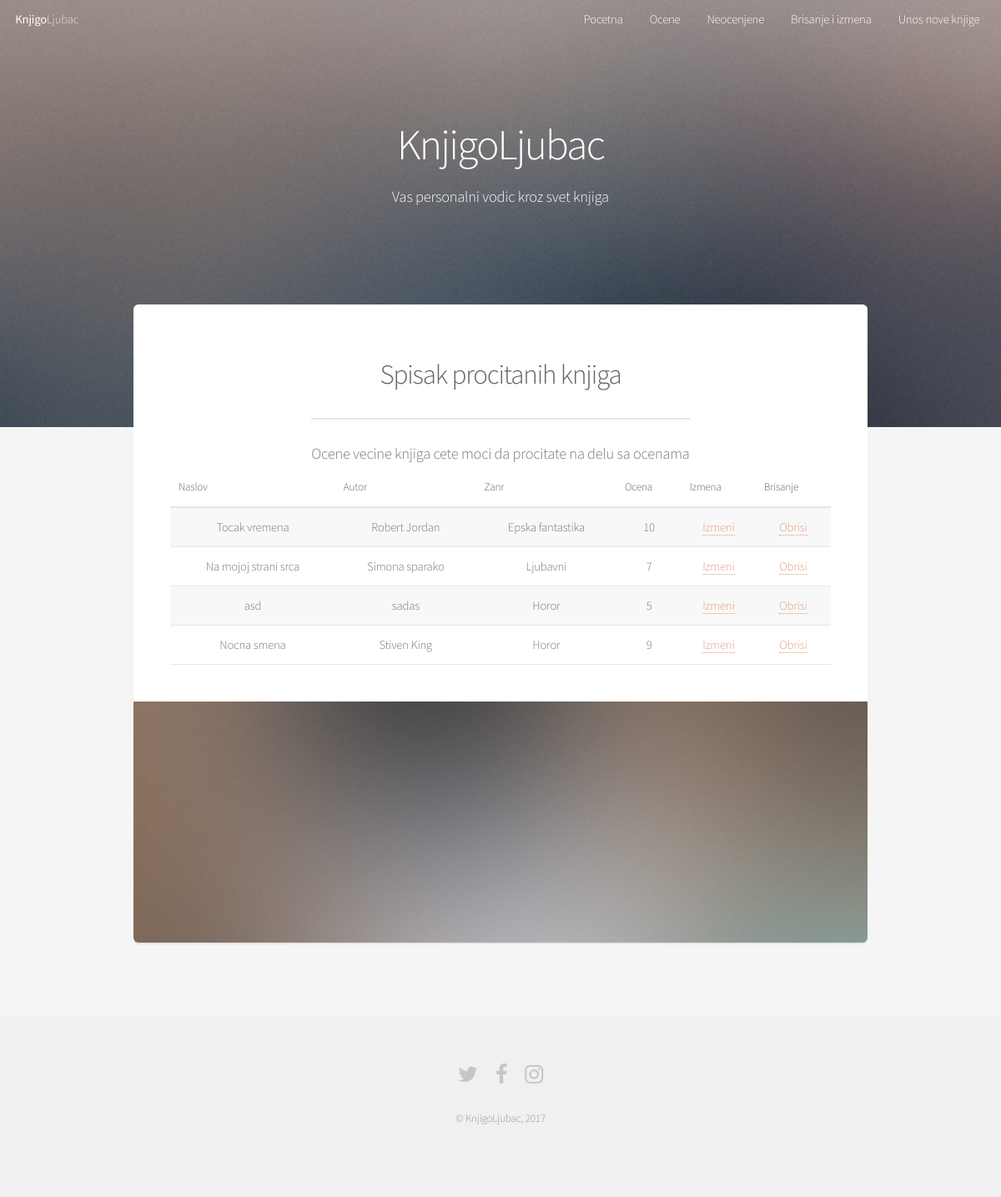
The app's page /knjige/prvi/brisanjeIIzmenaOcena.php with its own data.
### tables this page shows
CREATE TABLE IF NOT EXISTS `ocena` (
  `ocenaID` int(11) NOT NULL AUTO_INCREMENT,
  `visina` int(11) NOT NULL,
  `datum` timestamp NOT NULL DEFAULT CURRENT_TIMESTAMP,
  `razlog` varchar(1000) NOT NULL,
  `knjigaID` int(11) NOT NULL,
  PRIMARY KEY (`ocenaID`),
  KEY `knjigaID` (`knjigaID`)
);

CREATE TABLE IF NOT EXISTS `knjiga` (
  `knjigaID` int(11) NOT NULL AUTO_INCREMENT,
  `naslov` varchar(255) NOT NULL,
  `autor` varchar(255) NOT NULL,
  `opis` varchar(1255) NOT NULL,
  `zanrID` int(11) NOT NULL,
  PRIMARY KEY (`knjigaID`),
  KEY `zanrID` (`zanrID`)
);

CREATE TABLE IF NOT EXISTS `zanr` (
  `zanrID` int(11) NOT NULL AUTO_INCREMENT,
  `naziv` varchar(255) NOT NULL,
  PRIMARY KEY (`zanrID`)
);

### knjige/prvi/db.php (called while the page is built, shortened)
<?php
class MysqliDb
{
    protected $_mysqli;
    protected $_query;
    public function __construct($host, $username, $password, $db, $port = NULL)
    {
        if($port == NULL)
            $port = ini_get('mysqli.default_port');
        $this->_mysqli = new mysqli($host, $username, $password, $db, $port)
            or die('There was a problem connecting to the database');
        $this->_mysqli->set_charset('utf8');
    }
    protected function reset()
    {
        $this->_query = null;
    }
    public function rawQuery($query, $bindParams = null)
    {
        $this->_query = filter_var($query, FILTER_SANITIZE_STRING);
        $stmt = $this->_prepareQuery();
        $stmt->execute();
        return $this->_dynamicBindResults($stmt);
    }
    protected function _dynamicBindResults(mysqli_stmt $stmt)
    {
        $parameters = array();
        $results = array();
        $meta = $stmt->result_metadata();
        $row = array();
        while ($field = $meta->fetch_field()) {
            $row[$field->name] = null;
            $parameters[] = & $row[$field->name];
        }
        call_user_func_array(array($stmt, 'bind_result'), $parameters);
        while ($stmt->fetch()) {
            $x = array();
            foreach ($row as $key => $val) {
                $x[$key] = $val;
            }
            array_push($results, $x);
        }
        return $results;
    }
    protected function _prepareQuery()
    {
        if (!$stmt = $this->_mysqli->prepare($this->_query)) {
            trigger_error("Problem preparing query ($this->_query) " . $this->_mysqli->error, E_USER_ERROR);
        }
        return $stmt;
    }
}

### knjige/prvi/init.php (called while the page is built, shortened)
<?php
require('db.php');
$db = new MysqliDb('localhost','root','','knjige');
?>

### knjige/prvi/brisanjeIIzmenaOcena.php (the view, shortened to what this page needs)
<?php
include 'init.php';
 ?>
<!DOCTYPE HTML>
<html>
	<head>
		<link rel="stylesheet" href="assets/css/main.css" />
	</head>
	<body class="landing">
		<div id="page-wrapper">
				<?php include 'meni.php'; ?>
				<section id="banner">
					<h2>KnjigoLjubac</h2>
					<p>Vas personalni vodic kroz svet knjiga</p>
				</section>
				<section id="main" class="container">
					<section class="box special">
						<header class="major">
							<h2>Spisak procitanih knjiga</h2>
							<p>Ocene vecine knjiga cete moci da procitate na delu sa ocenama <br/>
						</header>
						<?php
							$knjige = $db->rawQuery('select * from ocena o join knjiga k on o.knjigaID=k.knjigaID join zanr z on k.zanrID = z.zanrID ');
						?>
						<table>
							<thead>
								<tr>
									<th>Naslov</th>
									<th>Autor</th>
									<th>Zanr</th>
									<th>Ocena</th>
									<th>Izmena</th>
									<th>Brisanje</th>
								</tr>
							</thead>
							<tbody>
								<?php foreach($knjige as $k){ ?>
									<tr>
										<td><?php echo $k['naslov']; ?></td>
										<td><?php echo $k['autor']; ?></td>
										<td><?php echo $k['naziv']; ?></td>
										<td><?php echo $k['visina']; ?></td>
										<td><a href="izmeni.php?ocenaID=<?php echo $k['ocenaID']; ?>">Izmeni</a></td>
										<td><a href="obrisi.php?ocenaID=<?php echo $k['ocenaID']; ?>">Obrisi</a></td>
									</tr>
								<?php } ?>
							</tbody>
						</table>
						<span class="image featured"><img src="images/pic01.jpg" alt="" /></span>
					</section>
				</section>
				<?php include 'footer.php'; ?>
		</div>
	</body>
</html>

### records on screen
ocena: knjigaID.naslov "Tocak vremena", knjigaID.autor "Robert Jordan", zanr.naziv "Epska fantastika", visina "10"
ocena: knjigaID.naslov "Na mojoj strani srca", knjigaID.autor "Simona sparako", zanr.naziv "Ljubavni", visina "7"
ocena: knjigaID.naslov "asd", knjigaID.autor "sadas", zanr.naziv "Horor", visina "5"
ocena: knjigaID.naslov "Nocna smena", knjigaID.autor "Stiven King", zanr.naziv "Horor", visina "9"
